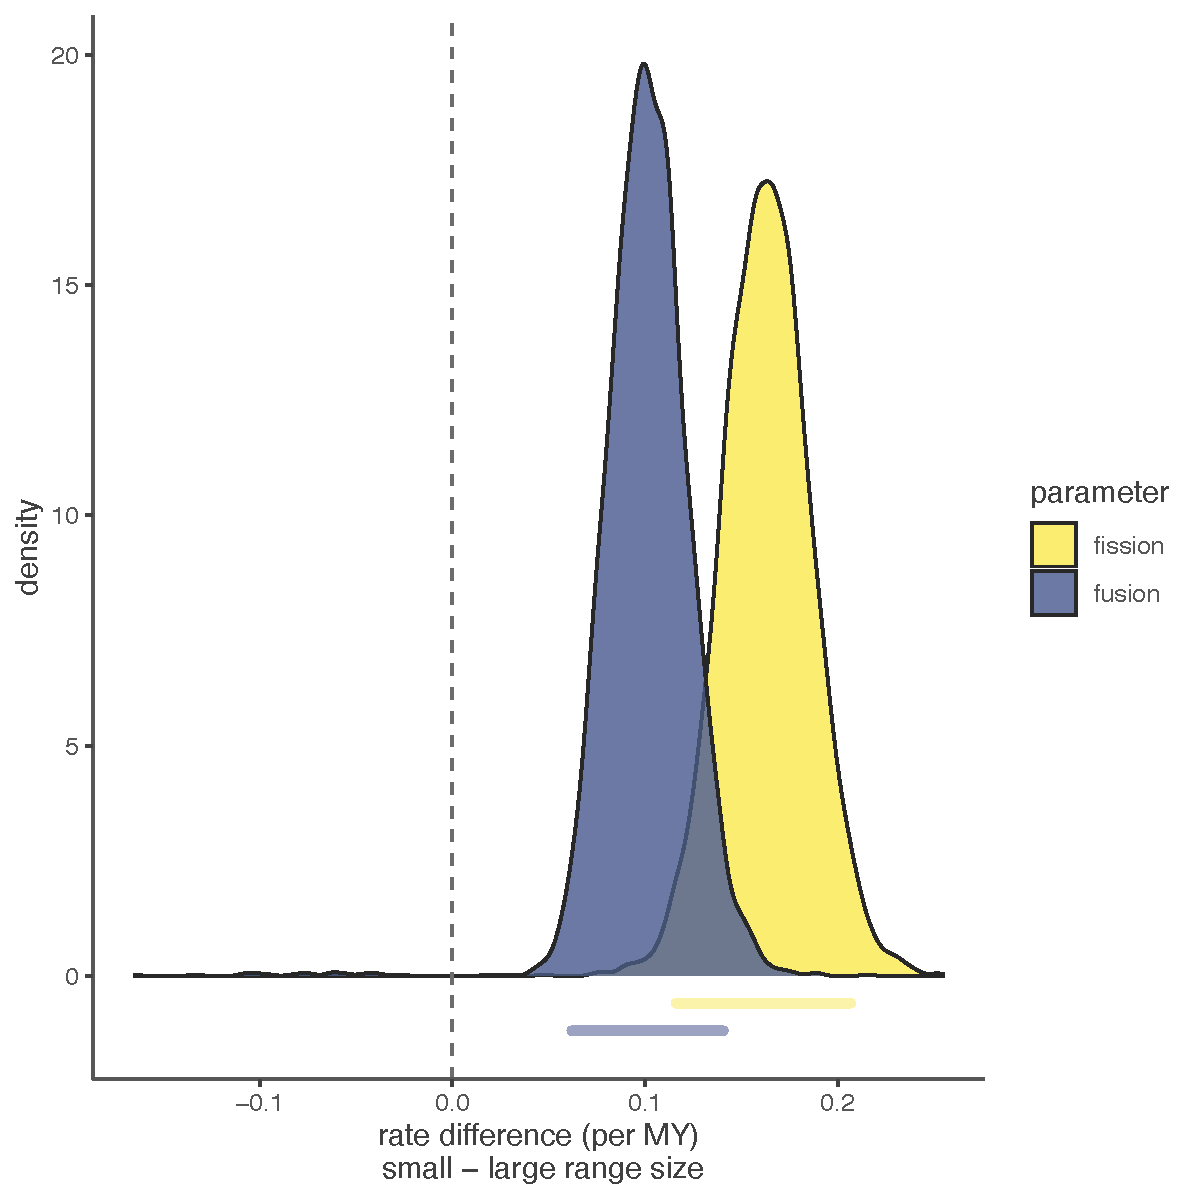

This figure's R source:
# Michelle Jonika
# 10 November
# This code makes the figure for the analysis of chromosome number in
# carnivores with range size as the binary trait

#load in libraries needed
library(chromePlus)

#read in chromplus data for range size
data <- read.csv("../results/rangesize.csv")
fission <- data[,4] - data[,2]
fusion <- data[,5] - data[,3]
data_munge <- data.frame(fission, fusion)

plotChromeplus(data = data_munge,
                colors = c("#FDE725FF", "#39568CFF"),
                x_title = "rate difference (per MY)\n small - large range size",
                alpha_geom = 0.75,
                alpha_line = 0.45)

#save as PDF 6"x6"
